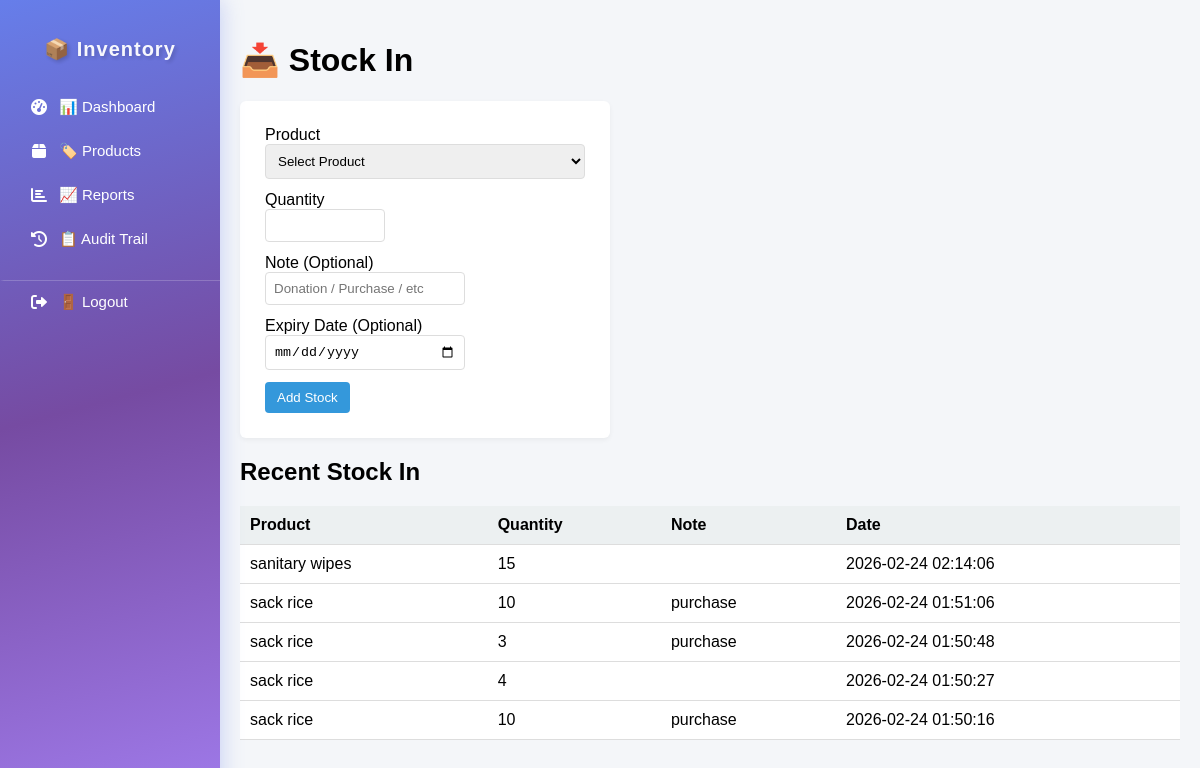
/stock_in.php, run on an earlier commit of the app's database.
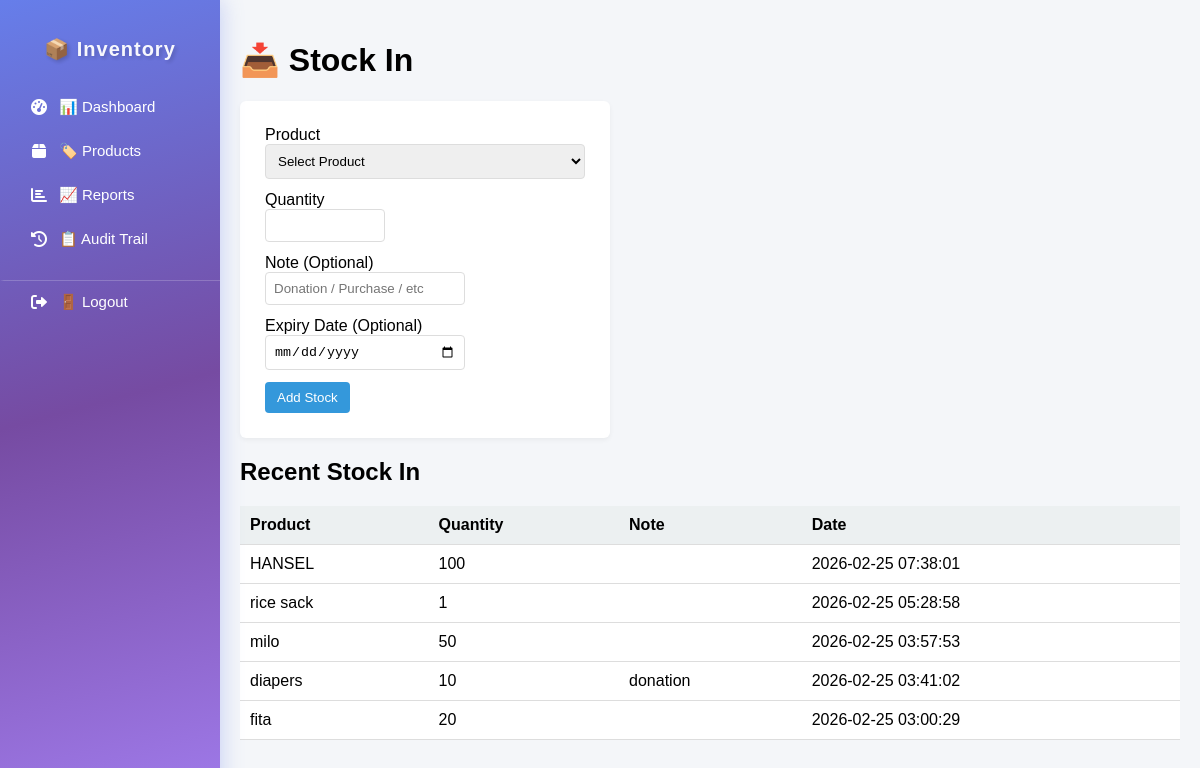
And on a later commit of the database.
### tables this page shows
CREATE TABLE `stock_movements` (
  `id` int(11) NOT NULL,
  `product_id` int(11) NOT NULL,
  `staff_id` int(11) DEFAULT NULL,
  `supplier_id` int(11) DEFAULT NULL,
  `type` enum('IN','OUT') NOT NULL,
  `quantity` int(11) NOT NULL CHECK (`quantity` > 0),
  `note` varchar(255) DEFAULT NULL,
  `reason` varchar(255) DEFAULT NULL,
  `expiry_date` date DEFAULT NULL,
  `created_at` timestamp NOT NULL DEFAULT current_timestamp()
);

CREATE TABLE `products` (
  `id` int(11) NOT NULL,
  `name` varchar(255) NOT NULL,
  `category_id` int(11) NOT NULL,
  `unit` varchar(50) NOT NULL,
  `min_stock` int(11) DEFAULT 0,
  `created_at` timestamp NOT NULL DEFAULT current_timestamp(),
  `is_active` tinyint(1) DEFAULT 1,
  `expiry_date` date DEFAULT NULL,
  `has_expiry` tinyint(1) DEFAULT 1
);

### public/stock_in.php (the view, shortened to what this page needs)
<?php
$db = Database::connect();
$stmt2 = $db->query("
    SELECT sm.*, p.name AS product_name
    FROM stock_movements sm
    JOIN products p ON sm.product_id = p.id
    WHERE sm.type = 'IN'
    ORDER BY sm.created_at DESC
    LIMIT 5
");
$recent = $stmt2->fetchAll(PDO::FETCH_ASSOC);
?>
<!DOCTYPE html>
<html>
<head>
<link rel="stylesheet" href="assets/css/style.css">
</head>
<body>
<div class="container">
<?php include 'includes/sidebar.php'; ?>
<div class="main">
<h1>📥 Stock In</h1>
<div class="card">
<form action="../api/add_stock.php" method="POST">
<label>Product</label>
<select name="product_id" required>
<option value="">Select Product</option>
</select>
<label>Quantity</label>
<input
    type="number"
    name="quantity"
    class="quantity-input"
    required
    min="1"
    max="999"
    inputmode="numeric"
    pattern="[0-9]*"
>
<label>Note (Optional)</label>
<input
    type="text"
    name="note"
    class="note-input"
    placeholder="Donation / Purchase / etc"
>
<label>Expiry Date (Optional)</label>
<input type="date" name="expiry_date" style="width:200px;">
<button type="submit" style="display:block;margin-top:10px;">
Add Stock
</button>
</form>
</div>
<h2>Recent Stock In</h2>
<table>
<thead>
<tr>
<th>Product</th>
<th>Quantity</th>
<th>Note</th>
<th>Date</th>
</tr>
</thead>
<tbody>
<?php if(count($recent) > 0): ?>
<?php foreach($recent as $r): ?>
<tr>
<td><?= htmlspecialchars($r['product_name']) ?></td>
<td><?= $r['quantity'] ?></td>
<td><?= htmlspecialchars($r['note'] ?? '') ?></td>
<td><?= $r['created_at'] ?></td>
</tr>
<?php endforeach; ?>
<?php else: ?>
<tr>
<td colspan="4">No stock-in records yet.</td>
</tr>
<?php endif; ?>
</tbody>
</table>
</div>
</div>
</body>
</html>

What changed in the data, as far as the page shows it:
removed stock_movements: product.name "sanitary wipes", quantity "15", created_at "2026-02-24 02:14:06"
no longer on this page (row edited): stock_movements: product.name "sack rice", quantity "10", note "purchase", created_at "2026-02-24 01:51:06"
no longer on this page (row edited): stock_movements: product.name "sack rice", quantity "3", note "purchase", created_at "2026-02-24 01:50:48"
no longer on this page (row edited): stock_movements: product.name "sack rice", quantity "4", created_at "2026-02-24 01:50:27"
no longer on this page (row edited): stock_movements: product.name "sack rice", quantity "10", note "purchase", created_at "2026-02-24 01:50:16"
added stock_movements: product.name "HANSEL", quantity "100", created_at "2026-02-25 07:38:01"
added stock_movements: product.name "rice sack", quantity "1", created_at "2026-02-25 05:28:58"
added stock_movements: product.name "milo", quantity "50", created_at "2026-02-25 03:57:53"
added stock_movements: product.name "diapers", quantity "10", note "donation", created_at "2026-02-25 03:41:02"
added stock_movements: product.name "fita", quantity "20", created_at "2026-02-25 03:00:29"
